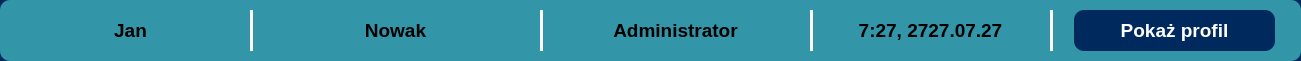
<?xml version="1.0" encoding="UTF-8"?>
<ui version="4.0">
 <class>ListItem</class>
 <widget class="QWidget" name="ListItem">
  <property name="geometry">
   <rect>
    <x>0</x>
    <y>0</y>
    <width>1301</width>
    <height>61</height>
   </rect>
  </property>
  <property name="minimumSize">
   <size>
    <width>1301</width>
    <height>61</height>
   </size>
  </property>
  <property name="maximumSize">
   <size>
    <width>1301</width>
    <height>61</height>
   </size>
  </property>
  <property name="windowTitle">
   <string>Form</string>
  </property>
  <property name="styleSheet">
   <string notr="true">background-color: rgb(0, 41, 94);
border-radius: 10px;</string>
  </property>
  <widget class="QFrame" name="frame_29">
   <property name="geometry">
    <rect>
     <x>1060</x>
     <y>430</y>
     <width>241</width>
     <height>41</height>
    </rect>
   </property>
   <property name="styleSheet">
    <string notr="true">background-color: rgb(0, 41, 94);
border-radius: 10px;</string>
   </property>
   <property name="frameShape">
    <enum>QFrame::Shape::StyledPanel</enum>
   </property>
   <property name="frameShadow">
    <enum>QFrame::Shadow::Raised</enum>
   </property>
   <widget class="QFrame" name="frame_30">
    <property name="geometry">
     <rect>
      <x>270</x>
      <y>60</y>
      <width>841</width>
      <height>61</height>
     </rect>
    </property>
    <property name="styleSheet">
     <string notr="true">background-color: rgb(0, 62, 154);
border-radius: 10px;</string>
    </property>
    <property name="frameShape">
     <enum>QFrame::Shape::StyledPanel</enum>
    </property>
    <property name="frameShadow">
     <enum>QFrame::Shadow::Raised</enum>
    </property>
   </widget>
  </widget>
  <widget class="QFrame" name="frame">
   <property name="geometry">
    <rect>
     <x>0</x>
     <y>0</y>
     <width>1301</width>
     <height>61</height>
    </rect>
   </property>
   <property name="styleSheet">
    <string notr="true">background-color: rgb(50, 149, 168);
border-radius: 10px;</string>
   </property>
   <property name="frameShape">
    <enum>QFrame::Shape::StyledPanel</enum>
   </property>
   <property name="frameShadow">
    <enum>QFrame::Shadow::Raised</enum>
   </property>
   <widget class="QLabel" name="phoneLabel">
    <property name="geometry">
     <rect>
      <x>820</x>
      <y>10</y>
      <width>221</width>
      <height>41</height>
     </rect>
    </property>
    <property name="font">
     <font>
      <pointsize>14</pointsize>
      <bold>true</bold>
     </font>
    </property>
    <property name="layoutDirection">
     <enum>Qt::LayoutDirection::LeftToRight</enum>
    </property>
    <property name="styleSheet">
     <string notr="true"/>
    </property>
    <property name="text">
     <string>7:27, 2727.07.27</string>
    </property>
    <property name="textFormat">
     <enum>Qt::TextFormat::RichText</enum>
    </property>
    <property name="alignment">
     <set>Qt::AlignmentFlag::AlignCenter</set>
    </property>
   </widget>
   <widget class="Line" name="line_9">
    <property name="geometry">
     <rect>
      <x>1050</x>
      <y>10</y>
      <width>3</width>
      <height>41</height>
     </rect>
    </property>
    <property name="styleSheet">
     <string notr="true">background-color: white;</string>
    </property>
    <property name="orientation">
     <enum>Qt::Orientation::Vertical</enum>
    </property>
   </widget>
   <widget class="Line" name="line_24">
    <property name="geometry">
     <rect>
      <x>250</x>
      <y>10</y>
      <width>3</width>
      <height>41</height>
     </rect>
    </property>
    <property name="styleSheet">
     <string notr="true">background-color: white;</string>
    </property>
    <property name="orientation">
     <enum>Qt::Orientation::Vertical</enum>
    </property>
   </widget>
   <widget class="QLabel" name="peselLabel">
    <property name="geometry">
     <rect>
      <x>550</x>
      <y>10</y>
      <width>251</width>
      <height>41</height>
     </rect>
    </property>
    <property name="font">
     <font>
      <pointsize>14</pointsize>
      <bold>true</bold>
     </font>
    </property>
    <property name="layoutDirection">
     <enum>Qt::LayoutDirection::LeftToRight</enum>
    </property>
    <property name="styleSheet">
     <string notr="true"/>
    </property>
    <property name="text">
     <string>Administrator</string>
    </property>
    <property name="textFormat">
     <enum>Qt::TextFormat::RichText</enum>
    </property>
    <property name="alignment">
     <set>Qt::AlignmentFlag::AlignCenter</set>
    </property>
   </widget>
   <widget class="QLabel" name="lastNameLabel">
    <property name="geometry">
     <rect>
      <x>270</x>
      <y>10</y>
      <width>251</width>
      <height>41</height>
     </rect>
    </property>
    <property name="font">
     <font>
      <pointsize>14</pointsize>
      <bold>true</bold>
     </font>
    </property>
    <property name="layoutDirection">
     <enum>Qt::LayoutDirection::LeftToRight</enum>
    </property>
    <property name="styleSheet">
     <string notr="true"/>
    </property>
    <property name="text">
     <string>Nowak</string>
    </property>
    <property name="textFormat">
     <enum>Qt::TextFormat::RichText</enum>
    </property>
    <property name="alignment">
     <set>Qt::AlignmentFlag::AlignCenter</set>
    </property>
   </widget>
   <widget class="Line" name="line_8">
    <property name="geometry">
     <rect>
      <x>540</x>
      <y>10</y>
      <width>3</width>
      <height>41</height>
     </rect>
    </property>
    <property name="styleSheet">
     <string notr="true">background-color: white;</string>
    </property>
    <property name="orientation">
     <enum>Qt::Orientation::Vertical</enum>
    </property>
   </widget>
   <widget class="Line" name="line_37">
    <property name="geometry">
     <rect>
      <x>810</x>
      <y>10</y>
      <width>3</width>
      <height>41</height>
     </rect>
    </property>
    <property name="styleSheet">
     <string notr="true">background-color: white;</string>
    </property>
    <property name="orientation">
     <enum>Qt::Orientation::Vertical</enum>
    </property>
   </widget>
   <widget class="QLabel" name="firstNameLabel">
    <property name="geometry">
     <rect>
      <x>20</x>
      <y>10</y>
      <width>221</width>
      <height>41</height>
     </rect>
    </property>
    <property name="font">
     <font>
      <pointsize>14</pointsize>
      <bold>true</bold>
     </font>
    </property>
    <property name="layoutDirection">
     <enum>Qt::LayoutDirection::LeftToRight</enum>
    </property>
    <property name="styleSheet">
     <string notr="true"/>
    </property>
    <property name="text">
     <string>Jan</string>
    </property>
    <property name="textFormat">
     <enum>Qt::TextFormat::RichText</enum>
    </property>
    <property name="alignment">
     <set>Qt::AlignmentFlag::AlignCenter</set>
    </property>
   </widget>
   <widget class="QPushButton" name="profileButton">
    <property name="geometry">
     <rect>
      <x>1074</x>
      <y>10</y>
      <width>201</width>
      <height>41</height>
     </rect>
    </property>
    <property name="font">
     <font>
      <pointsize>14</pointsize>
      <bold>true</bold>
     </font>
    </property>
    <property name="styleSheet">
     <string notr="true">background-color: rgb(0, 41, 94);
border-radius: 10px;
color: white</string>
    </property>
    <property name="text">
     <string>Pokaż profil</string>
    </property>
   </widget>
  </widget>
 </widget>
 <resources/>
 <connections/>
</ui>
